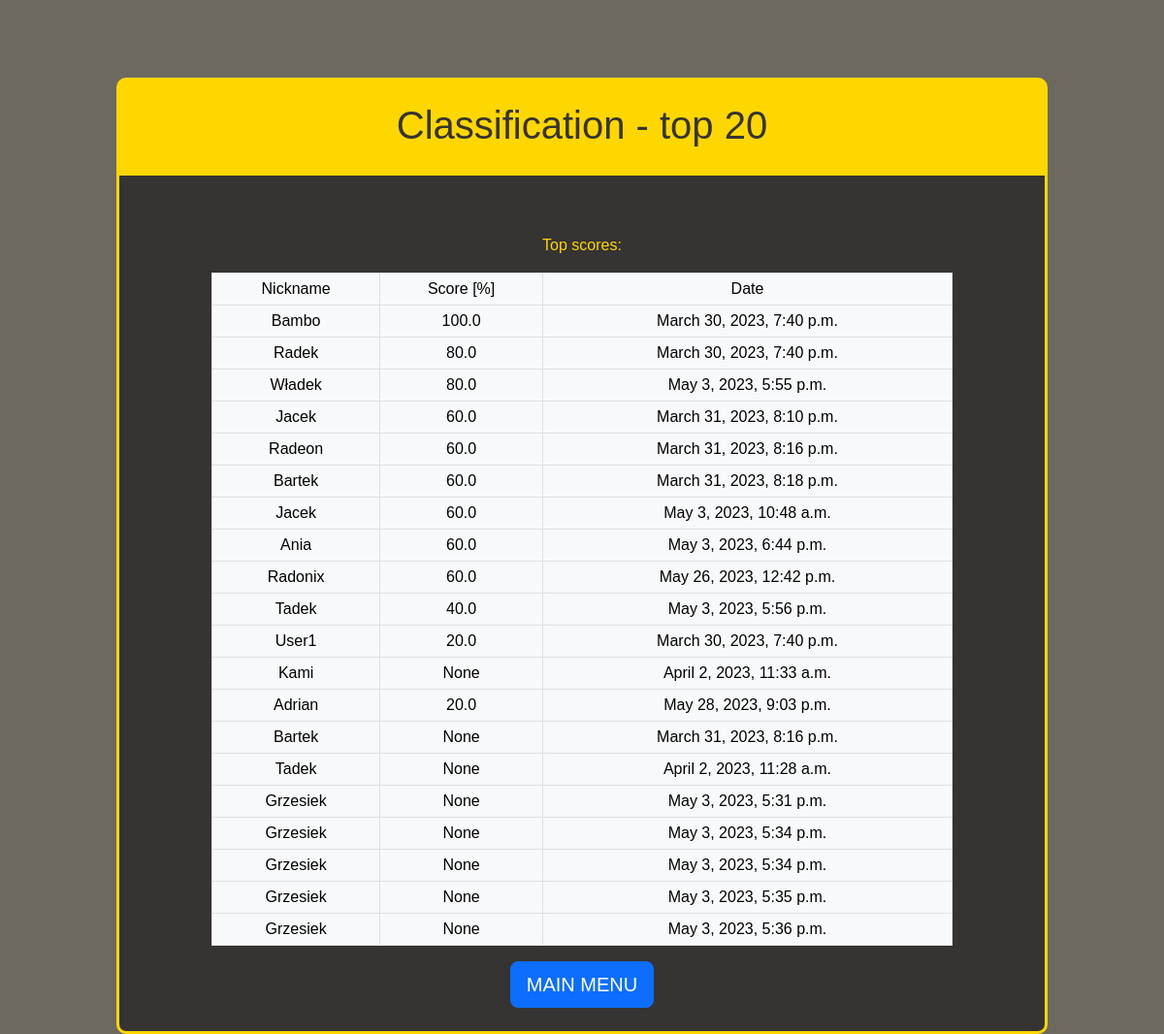
/quiz/classification, run on an earlier commit of the app's database.
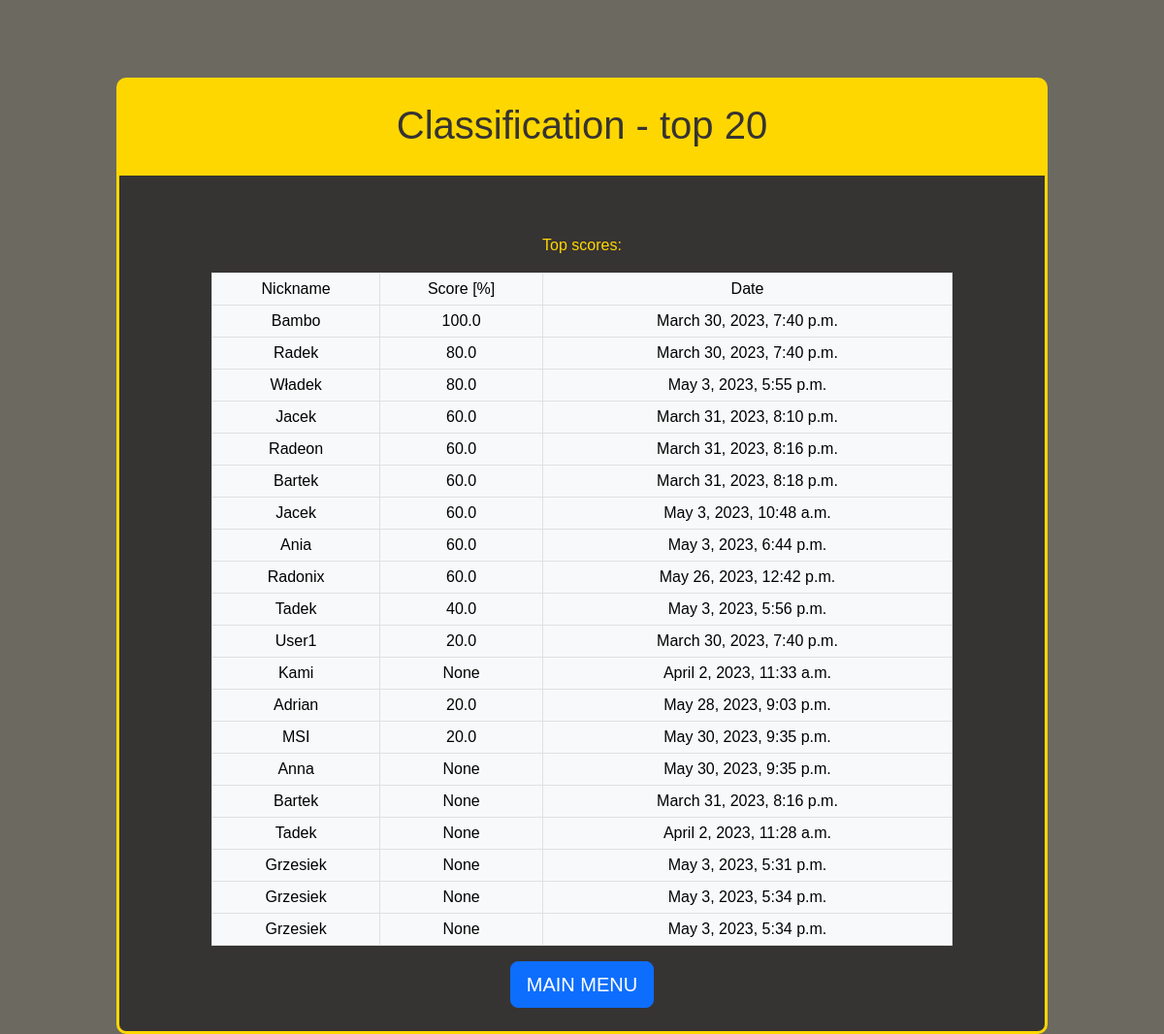
And on a later commit of the database.
### quiz_django_app/models.py (models this page shows)
class Game(models.Model):
    question_quantity = models.IntegerField(help_text = "value specified by user, how many question are in this game")
    actual_question = models.IntegerField(help_text = "id of actual question")
    question_counter = models.IntegerField(default=1, help_text = "counts number of questions answered in this game")
    total_score = models.IntegerField(default=0)
    questions_used= models.ManyToManyField(Question)
    nickname = models.CharField(max_length=255, null=True)
    age = models.IntegerField(validators=[MinValueValidator(0.99), MaxValueValidator(150)], null=True)
    gender = models.CharField(max_length=1, choices=GENDER_CHOICES, null=True)
    percentage = models.FloatField(null=True)
    created_at = models.DateTimeField(auto_now_add=True, null=True)
    completed_game = models.BooleanField(default=False)

### quiz_django_app/views.py (the view)
# urls.py: path('quiz/classification', views.classification, name='classification'),
def classification(request):
    classification_list = Game.objects.all().order_by('-total_score')[:20]
    context = {
        'classification_list': classification_list,
    }
    return render(request, 'classification.html', context)

### quiz_django_app/templates/classification.html (shortened to what this page needs)
{% extends "master_template.html" %}
{% block header %}
    <div id="header-container">
        <h1>Classification - top 20</h1>
    </div>
{% endblock %}
{% block content %}
    <p>Top scores:</p>
    <div class="table-container">
        <table class="table table-light table-bordered table-hover table-sm">
            <thead>
                <tr>
                    <td>Nickname</td>
                    <td>Score [%]</td>
                    <td>Date</td>
                </tr>
            </thead>
            <tbody>
                {% for game in classification_list %}
                    <tr>
                        <td>{{ game.nickname }}</td>
                        <td>{{ game.percentage }}</td>
                        <td>{{ game.created_at }}</td>
                    </tr>
                {% endfor %}
            </tbody>
        </table>
        </div>
    <a href="{% url 'index' %}">
        <button type="button" class="btn btn-primary btn-lg">MAIN MENU</button>
    </a>
    <br>
    <br>
{% endblock %}

What changed in the data, as far as the page shows it:
no longer on this page (row unchanged): Game: nickname "Grzesiek", percentage "None", created_at "May 3, 2023, 5:35 p.m."
no longer on this page (row unchanged): Game: nickname "Grzesiek", percentage "None", created_at "May 3, 2023, 5:36 p.m."
added Game: nickname "MSI", percentage "20.0", created_at "May 30, 2023, 9:35 p.m."
added Game: nickname "Anna", percentage "None", created_at "May 30, 2023, 9:35 p.m."
